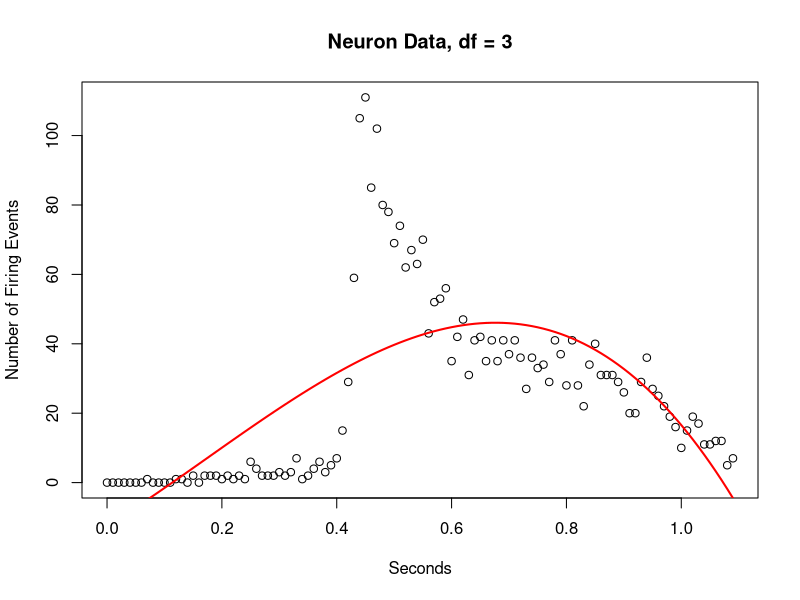
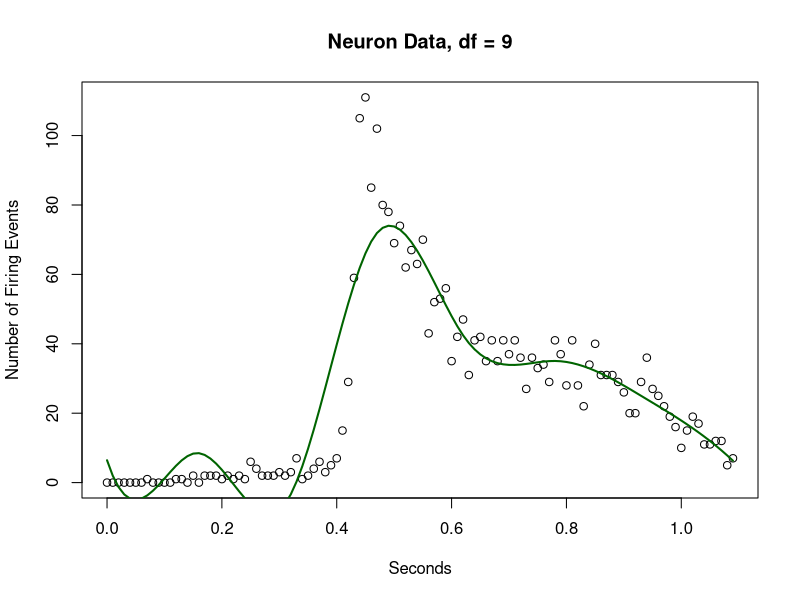
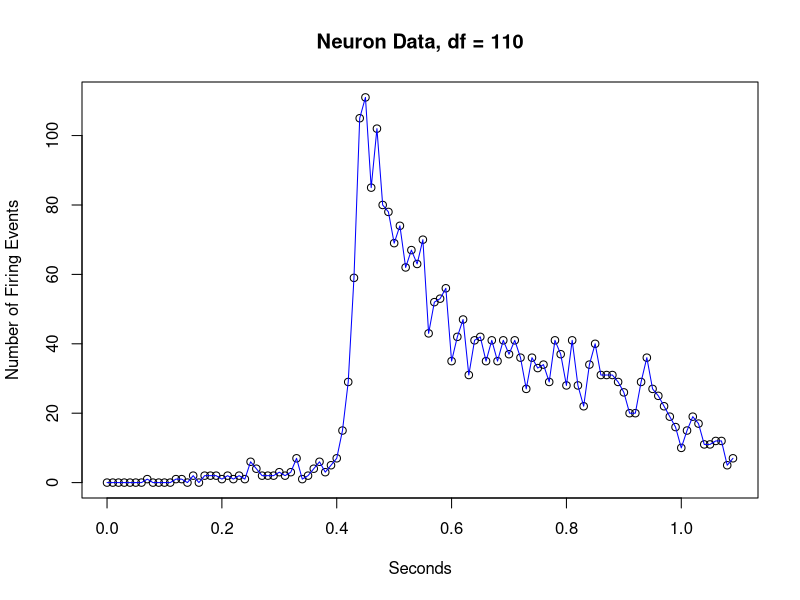
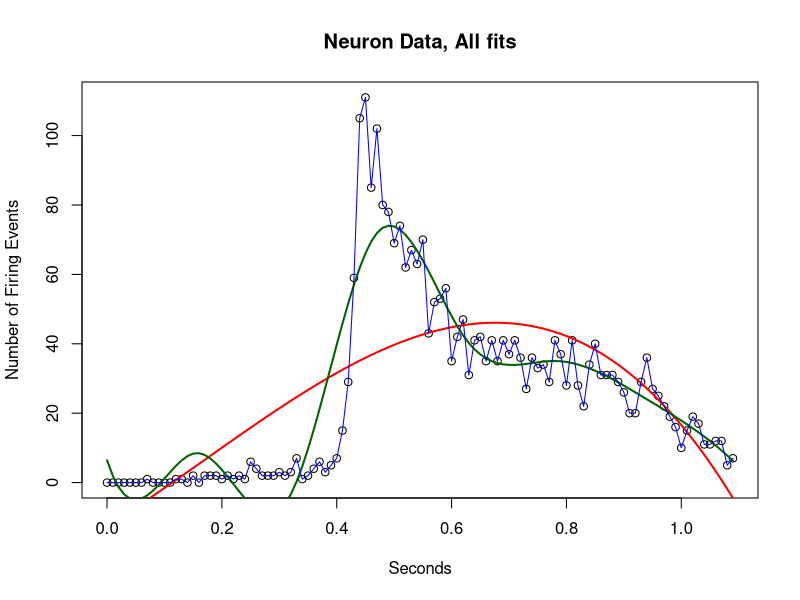

The R source for these figures, in order:
#example of bad splines 
neuron = read.table("exampledata.txt")

library(splines)
?splines
 
mod3 = lm(neuron[,2] ~ bs(neuron[,1], df=3))
mod5 = lm(neuron[,2] ~ bs(neuron[,1], df=5))
mod9 = lm(neuron[,2] ~ bs(neuron[,1], df=9))
mod20 = lm(neuron[,2] ~ bs(neuron[,1], df=20))
mod110 = lm(neuron[,2] ~ bs(neuron[,1], df=110))


plot(neuron, xlab="Seconds", ylab="Number of Firing Events", main="Neuron Data, df = 3")
lines(neuron[,1], mod3$fitted.values, col="red", lwd=2)
plot(neuron, xlab="Seconds", ylab="Number of Firing Events", main="Neuron Data, df = 9")
lines(neuron[,1], mod9$fitted.values, col="darkgreen", lwd=2)
plot(neuron, xlab="Seconds", ylab="Number of Firing Events", main="Neuron Data, df = 110")
lines(neuron[,1], mod110$fitted.values, col="blue")


plot(neuron, xlab="Seconds", ylab="Number of Firing Events", main="Neuron Data, All fits")
lines(neuron[,1], mod3$fitted.values, col="red", lwd=2)
lines(neuron[,1], mod9$fitted.values, col="darkgreen", lwd=2)
lines(neuron[,1], mod110$fitted.values, col="blue", lwd=1)






